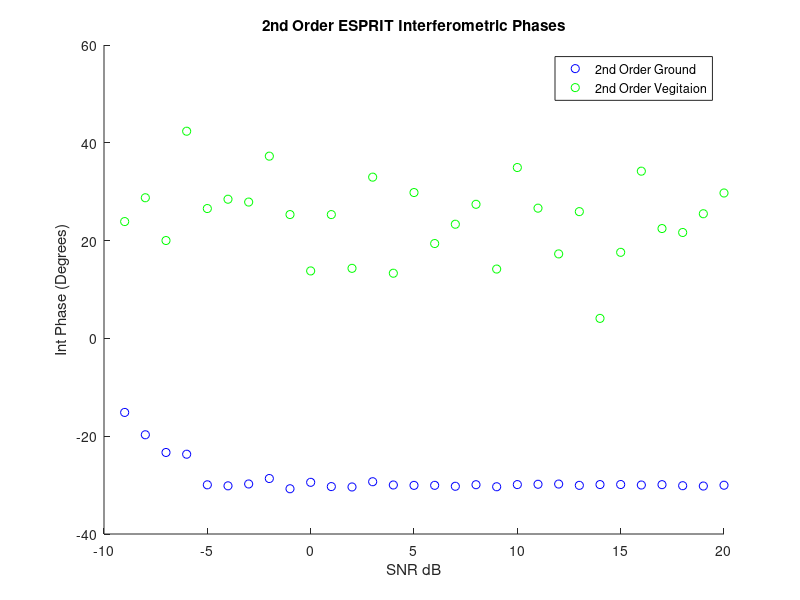
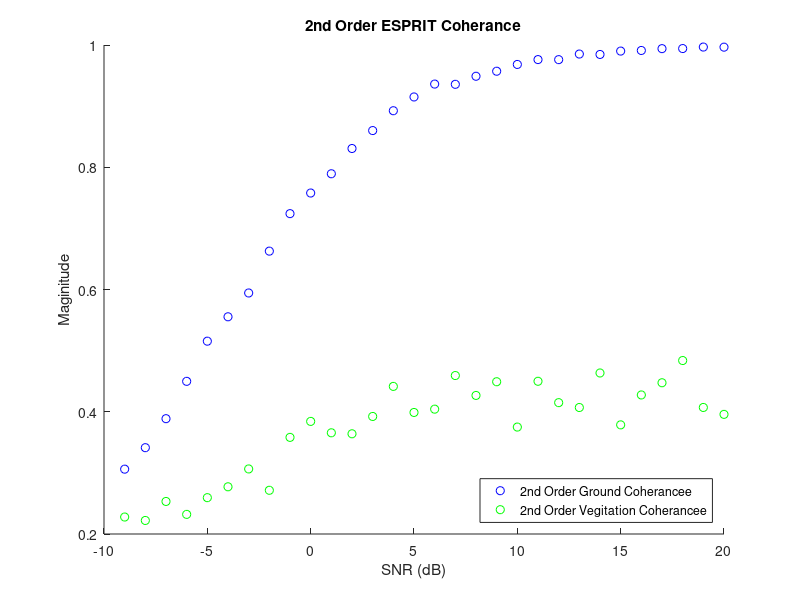

The MATLAB script that drew these images, in order:
%% Second Order ESPRIT
clc;clear;
%% Initializations
alpha = 1; %ground weighting factor
beta = 1;   %veg weighting factor

Pol_ground = [ 1; -1 ; 0;]./sqrt(2);
Pol_vegitation = [ 1; 1; 1;]./sqrt(3);

G_O = 30;
ground_offset = G_O*pi/180; % ground interferomitry offset
V_O = 50;
vegitation_offset = V_O*pi/180;    % veg interferomitry offset

Average_samples = 100;
Window = 50;    %size of window
SNR_samples = 30;

ground_phase = zeros(SNR_samples,1); 
ground_mag = zeros(SNR_samples,1); 

vegitation_phase = zeros(SNR_samples,1);
vegitation_mag = zeros(SNR_samples,1);

SNR = zeros(1,SNR_samples);
%% Matrix Construction
for SNR_sample = 1:SNR_samples;
    
    SNR(SNR_sample)=SNR_sample-10;
    Noise = (10^(-SNR(SNR_sample)/20))/sqrt(3);
    
    for unusedvariable = 1:Average_samples
        
        g =  Pol_ground*(sqrt(-2*log(1-rand(1,Window))).*exp(1i*2*pi*rand(1,Window)));
        v =  Pol_vegitation*(sqrt(-2*log(1-rand(1,Window))).*exp(1i*2*pi*rand(1,Window)));
        
        s1 = alpha*g + beta*v;
        s2 = alpha*exp(1i*ground_offset)*g + beta*exp(1i*vegitation_offset)*v;
        
        s1_Noise = s1 + Noise*sqrt(-2*log(1-rand(3,Window))).*exp(1i*2*pi*rand(3,Window));
        s2_Noise = s2 + Noise*sqrt(-2*log(1-rand(3,Window))).*exp(1i*2*pi*rand(3,Window));
        
        %% ESPRIT Algorithm
        S1 = [s1_Noise(1,:)
            s1_Noise(2,:)
            s1_Noise(3,:)];
        
        S2 = [s2_Noise(1,:)
            s2_Noise(2,:)
            s2_Noise(3,:)];
        
        R1 = S1*S1'/Window;
        R2 = S1*S2'/Window;
        
        [eigenvec,eigenval] = eig(pinv(R1)*R2);
        
        [~,srt]=sort(angle(diag(eigenval)),'descend');
        
        Leig_copol = abs(eigenvec(1,srt(1)))^2 + abs(eigenvec(2,srt(1)))^2;
        SLeig_copol = abs(eigenvec(1,srt(2)))^2 + abs(eigenvec(2,srt(2)))^2;
                
        if (Leig_copol >= SLeig_copol)
            
        ground_phase(SNR_sample) = ground_phase(SNR_sample) + angle(eigenval(srt(1),srt(1)))/Average_samples;
        ground_mag(SNR_sample) = ground_mag(SNR_sample) + abs(eigenval(srt(1),srt(1)))/Average_samples;
        
        vegitation_phase(SNR_sample) = vegitation_phase(SNR_sample) + angle(eigenval(srt(2),srt(2)))/Average_samples;
        vegitation_mag(SNR_sample) = vegitation_mag(SNR_sample) + abs(eigenval(srt(2),srt(2)))/Average_samples;
            
        else
            
        ground_phase(SNR_sample) = ground_phase(SNR_sample) + angle(eigenval(srt(2),srt(2)))/Average_samples;
        ground_mag(SNR_sample) = ground_mag(SNR_sample) + abs(eigenval(srt(2),srt(2)))/Average_samples;
        
        vegitation_phase(SNR_sample) = vegitation_phase(SNR_sample) + angle(eigenval(srt(1),srt(1)))/Average_samples;
        vegitation_mag(SNR_sample) = vegitation_mag(SNR_sample) + abs(eigenval(srt(1),srt(1)))/Average_samples;
            
        end
        
        
%         val1 = abs(Pol_ground'*eigenvec);
%         [~,srt] = sort(val1,'descend');
%         ground_phase(SNR_sample) = ground_phase(SNR_sample) + angle(eigenval(srt(1),srt(1)))/Average_samples;
%         ground_mag(SNR_sample) = ground_mag(SNR_sample) + abs(eigenval(srt(1),srt(1)))/Average_samples;
%         
%         val2 = abs(Pol_vegitation'*eigenvec);
%         [~,srt] = sort(val2,'descend');
%         vegitation_phase(SNR_sample) = vegitation_phase(SNR_sample) + angle(eigenval(srt(1),srt(1)))/Average_samples;
%         vegitation_mag(SNR_sample) = vegitation_mag(SNR_sample) + abs(eigenval(srt(1),srt(1)))/Average_samples;
        
    end
end
%% Plotting Results

figure(1);
title('2nd Order ESPRIT Interferometric Phases');
xlabel('SNR dB');ylabel('Int Phase (Degrees)');
hold on;
plot(SNR,ground_phase*180/pi,'bo');
plot(SNR,vegitation_phase*180/pi,'go');
legend('2nd Order Ground','2nd Order Vegitaion','Location','northeast')
hold off

figure(2)
title('2nd Order ESPRIT Coherance');
xlabel('SNR (dB)');ylabel('Maginitude')
hold on;
plot(SNR,ground_mag,'bo');
plot(SNR,vegitation_mag,'go');
legend('2nd Order Ground Coherancee','2nd Order Vegitation Coherancee','Location','southeast');
hold off;
